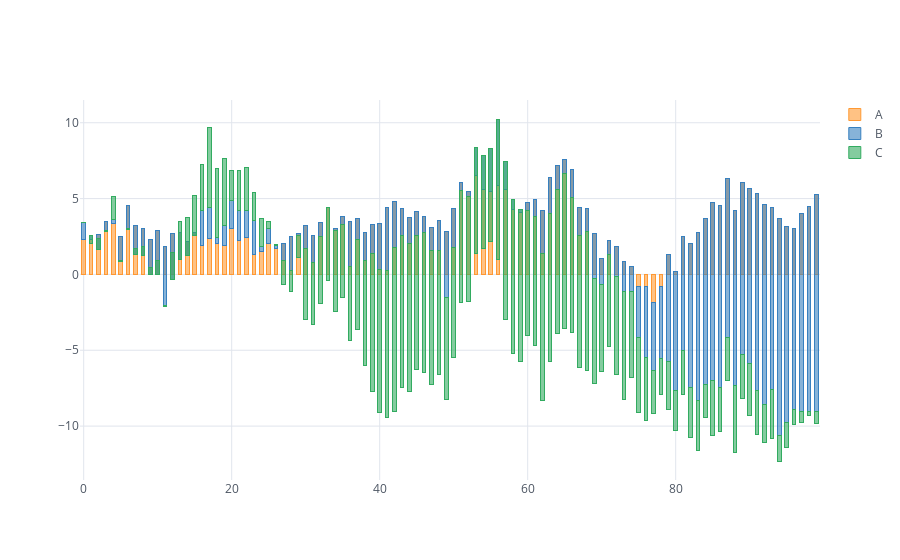

Write notebook code for a chart like this one.
### Code cell
cf.set_config_file(theme='white')
df.iplot(kind = 'bar', barmode='stack', bargap=0.5)
